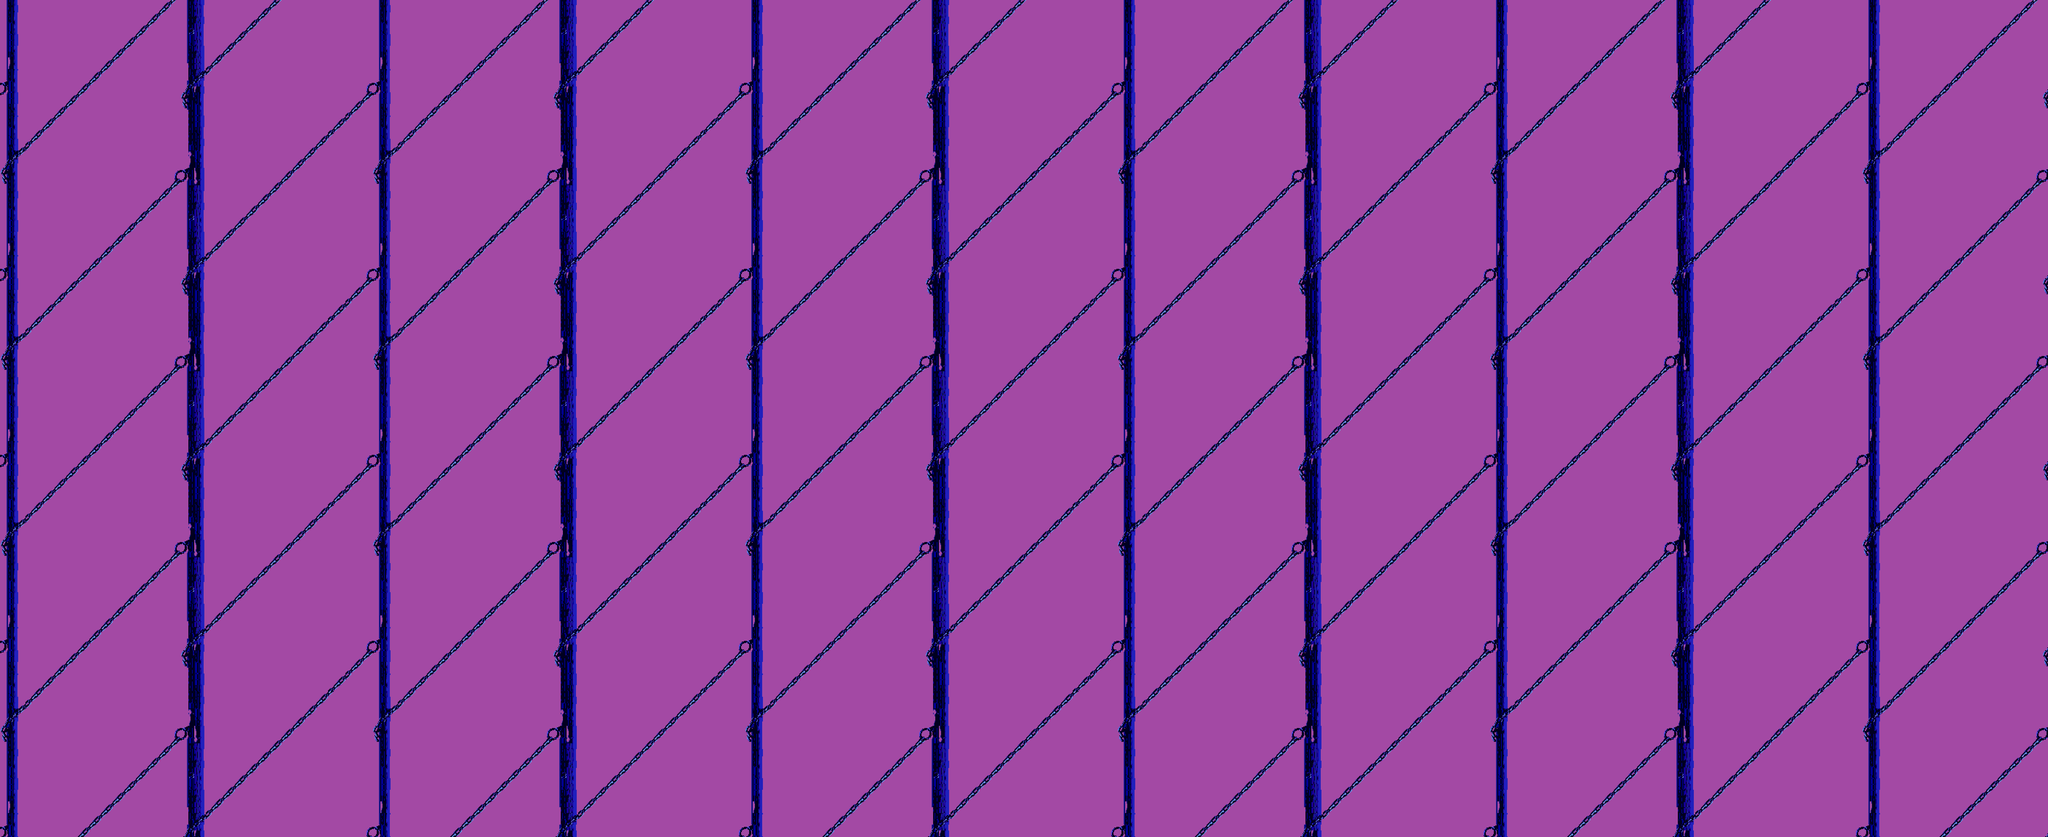

Below is a game level as drawn by its tile map, then a one-line description and the .tmx file that defines it, in full:
An orthogonal 44x18 tile map with 128x128 px tiles, 1 tile layer (above).

<map version="1.2" tiledversion="1.2.4" orientation="orthogonal" renderorder="right-down" width="44" height="18" tilewidth="128" tileheight="128" infinite="0" nextlayerid="34" nextobjectid="376">
 <tileset firstgid="1" name="71" tilewidth="128" tileheight="128" tilecount="32" columns="8">
  <image source="map_above.png" trans="a349a4" width="1024" height="512" />
 </tileset>
 <layer id="33" name="above" width="44" height="18">
  <data encoding="csv">
17,18,19,20,21,22,23,24,17,18,19,20,21,22,23,24,17,18,19,20,21,22,23,24,17,18,19,20,21,22,23,24,17,18,19,20,21,22,23,24,17,18,19,20,
25,26,27,28,29,30,31,32,25,26,27,28,29,30,31,32,25,26,27,28,29,30,31,32,25,26,27,28,29,30,31,32,25,26,27,28,29,30,31,32,25,26,27,28,
1,2,3,4,5,6,7,8,1,2,3,4,5,6,7,8,1,2,3,4,5,6,7,8,1,2,3,4,5,6,7,8,1,2,3,4,5,6,7,8,1,2,3,4,
9,10,11,12,13,14,15,16,9,10,11,12,13,14,15,16,9,10,11,12,13,14,15,16,9,10,11,12,13,14,15,16,9,10,11,12,13,14,15,16,9,10,11,12,
17,18,19,20,21,22,23,24,17,18,19,20,21,22,23,24,17,18,19,20,21,22,23,24,17,18,19,20,21,22,23,24,17,18,19,20,21,22,23,24,17,18,19,20,
25,26,27,28,29,30,31,32,25,26,27,28,29,30,31,32,25,26,27,28,29,30,31,32,25,26,27,28,29,30,31,32,25,26,27,28,29,30,31,32,25,26,27,28,
1,2,3,4,5,6,7,8,1,2,3,4,5,6,7,8,1,2,3,4,5,6,7,8,1,2,3,4,5,6,7,8,1,2,3,4,5,6,7,8,1,2,3,4,
9,10,11,12,13,14,15,16,9,10,11,12,13,14,15,16,9,10,11,12,13,14,15,16,9,10,11,12,13,14,15,16,9,10,11,12,13,14,15,16,9,10,11,12,
17,18,19,20,21,22,23,24,17,18,19,20,21,22,23,24,17,18,19,20,21,22,23,24,17,18,19,20,21,22,23,24,17,18,19,20,21,22,23,24,17,18,19,20,
25,26,27,28,29,30,31,32,25,26,27,28,29,30,31,32,25,26,27,28,29,30,31,32,25,26,27,28,29,30,31,32,25,26,27,28,29,30,31,32,25,26,27,28,
1,2,3,4,5,6,7,8,1,2,3,4,5,6,7,8,1,2,3,4,5,6,7,8,1,2,3,4,5,6,7,8,1,2,3,4,5,6,7,8,1,2,3,4,
9,10,11,12,13,14,15,16,9,10,11,12,13,14,15,16,9,10,11,12,13,14,15,16,9,10,11,12,13,14,15,16,9,10,11,12,13,14,15,16,9,10,11,12,
17,18,19,20,21,22,23,24,17,18,19,20,21,22,23,24,17,18,19,20,21,22,23,24,17,18,19,20,21,22,23,24,17,18,19,20,21,22,23,24,17,18,19,20,
25,26,27,28,29,30,31,32,25,26,27,28,29,30,31,32,25,26,27,28,29,30,31,32,25,26,27,28,29,30,31,32,25,26,27,28,29,30,31,32,25,26,27,28,
1,2,3,4,5,6,7,8,1,2,3,4,5,6,7,8,1,2,3,4,5,6,7,8,1,2,3,4,5,6,7,8,1,2,3,4,5,6,7,8,1,2,3,4,
9,10,11,12,13,14,15,16,9,10,11,12,13,14,15,16,9,10,11,12,13,14,15,16,9,10,11,12,13,14,15,16,9,10,11,12,13,14,15,16,9,10,11,12,
17,18,19,20,21,22,23,24,17,18,19,20,21,22,23,24,17,18,19,20,21,22,23,24,17,18,19,20,21,22,23,24,17,18,19,20,21,22,23,24,17,18,19,20,
25,26,27,28,29,30,31,32,25,26,27,28,29,30,31,32,25,26,27,28,29,30,31,32,25,26,27,28,29,30,31,32,25,26,27,28,29,30,31,32,25,26,27,28
</data>
 </layer>
</map>